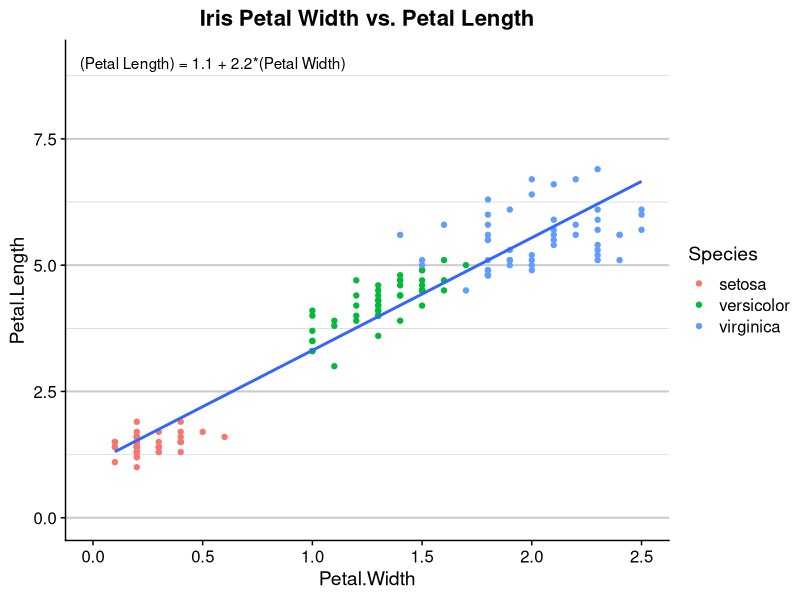
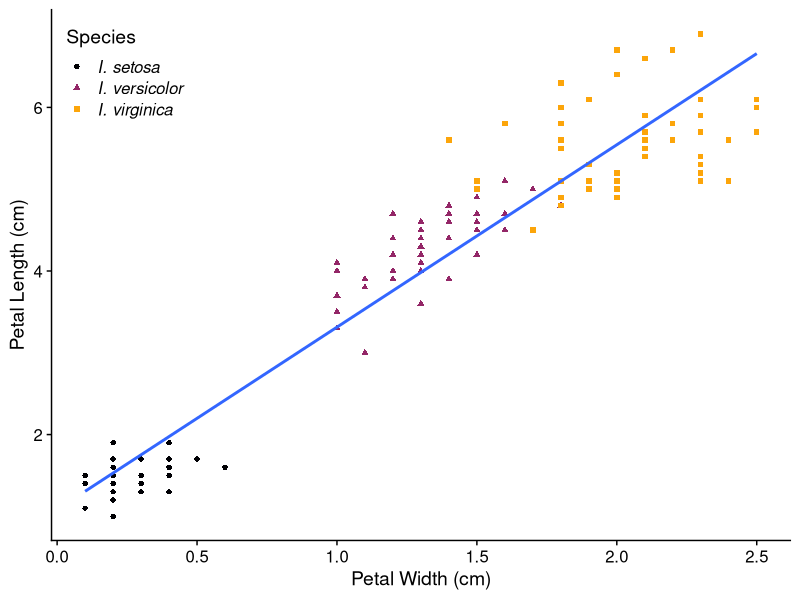
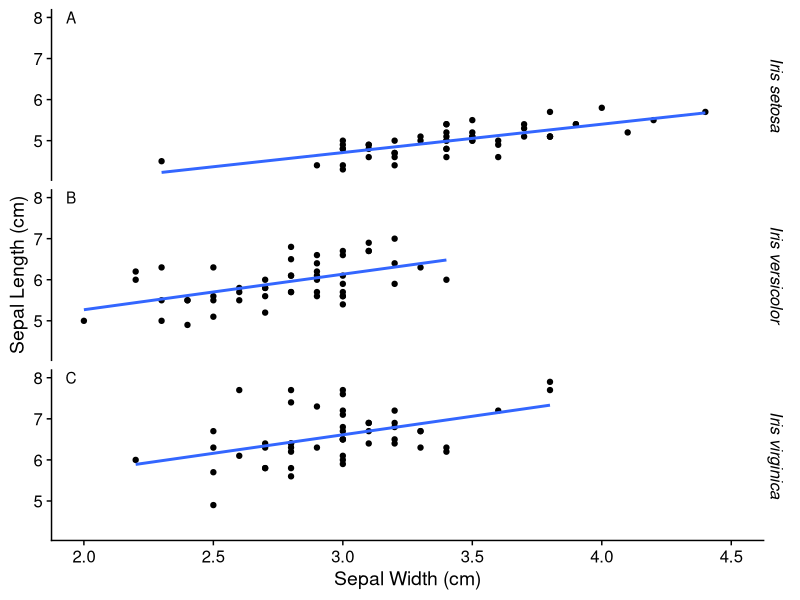
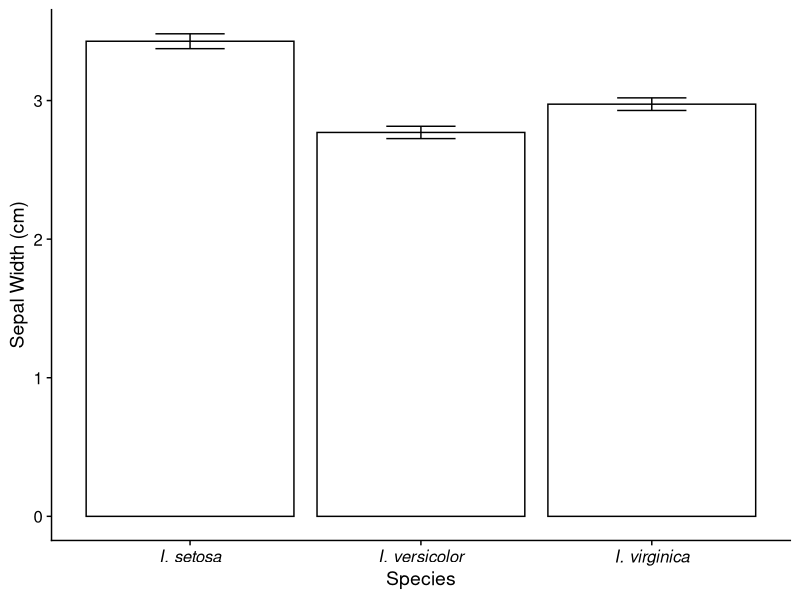
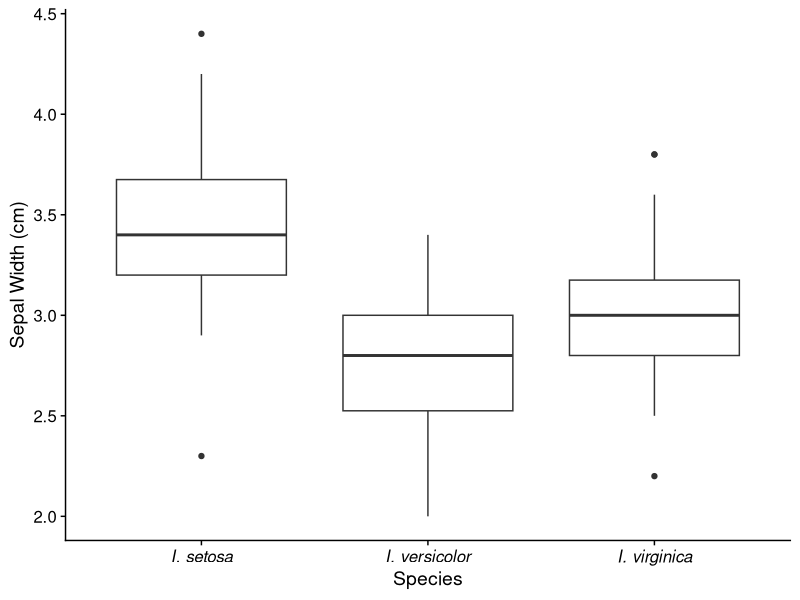
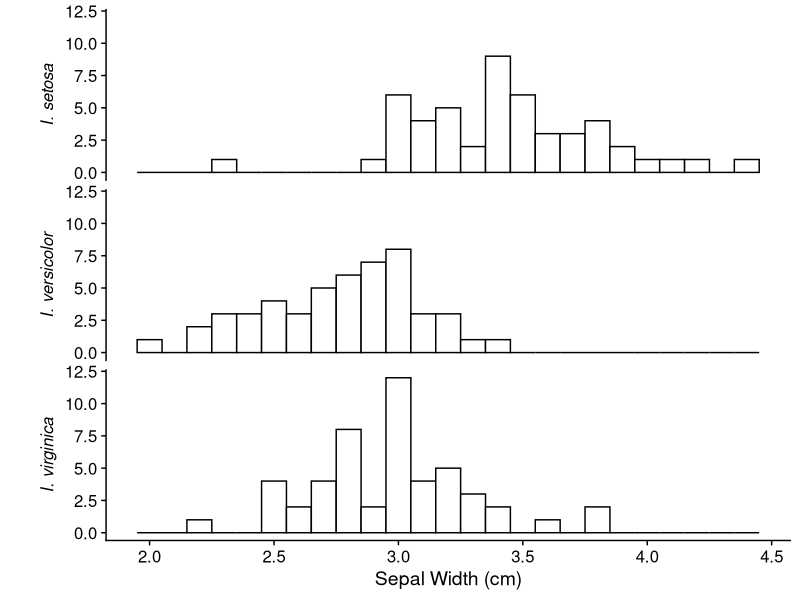
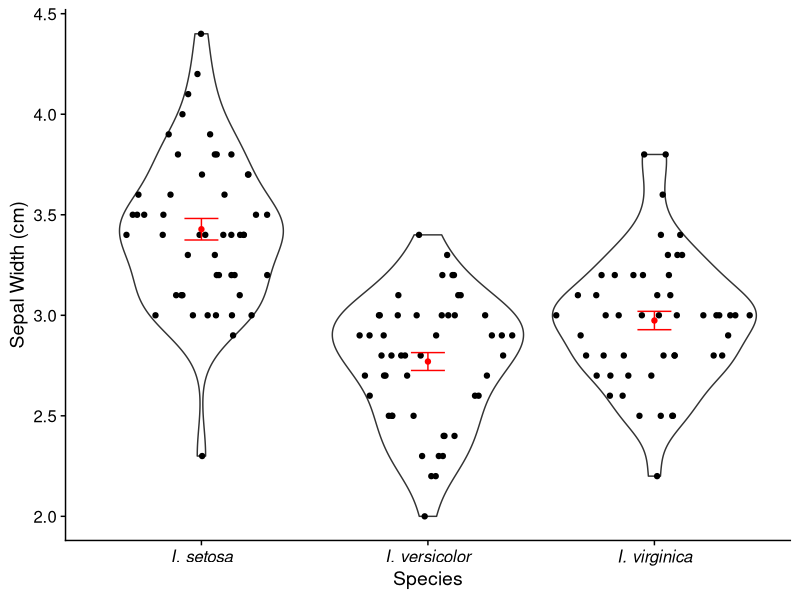
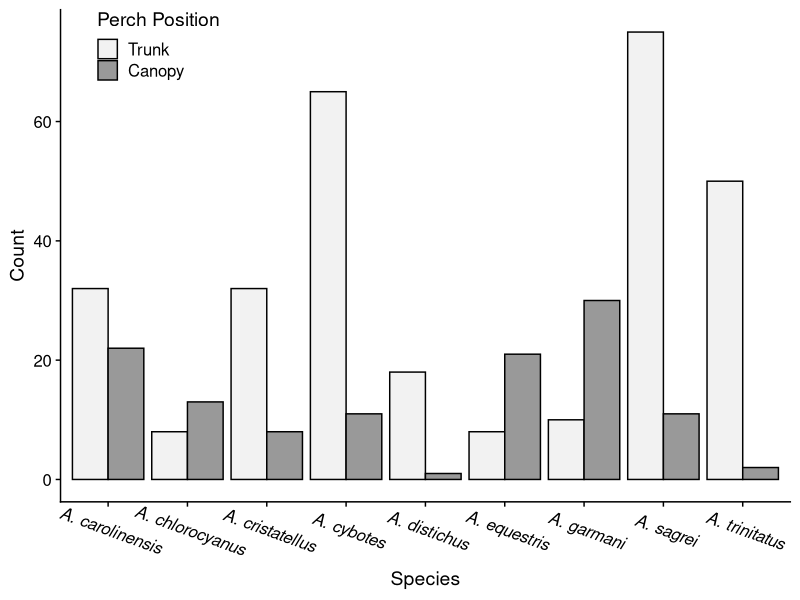

Generate these figures, in order, with R:
## ---- chunk 1
library(ggplot2)
library(cowplot)
library(tidyr)
library(forcats)
library(tibble)
library(ggforce)
library(dplyr)
library(purrr)
library(glue)
theme_set(theme_cowplot())
set.seed(20923) # to keep rngs consistent
## ---- chunk 2
iris_eqn = lm(Petal.Length~Petal.Width, iris) %>% 
  coef %>% as.list %>% 
  map(~round(.x, 1)) %>% 
  glue_data("(Petal Length) = {`(Intercept)`} + {Petal.Width}*(Petal Width)")

iris_smry = summary(lm(Petal.Length~Petal.Width, iris))
iris_smry
anova(lm(Petal.Length~Petal.Width, iris))[["Pr(>F)"]]

# For sepals, now
iris_sep = lm(Sepal.Length~Sepal.Width, iris) 
sep_eqn = iris_sep %>% 
  coef %>% as.list %>% 
  map(~round(.x, 1)) %>% 
  glue_data("(Sepal Length) = {`(Intercept)`} + {Sepal.Width}*(Sepal Width)")

iris_smry_sep = summary(iris_sep)
iris_smry_sep
anova(iris_sep)[["Pr(>F)"]][1]
## ---- chunk 3
# First, style guidelines
# Bad legends

ggplot(iris, aes(x = Petal.Width, y = Petal.Length)) +
  geom_point(aes(color = Species)) + ylim(0, 9) +
  theme(panel.grid.major.y  = element_line(color = grey(.8), size = .7),
        panel.grid.minor.y  = element_line(color = grey(.8), size = .2), 
        plot.title = element_text(hjust = .5)) +
  geom_smooth(aes(), method = "lm", se = FALSE) + 
  geom_text(label = iris_eqn, hjust = 0.05, data =   
              data.frame(Petal.Width = 0, Petal.Length = 9)) +
  ggtitle("Iris Petal Width vs. Petal Length")


## ---- chunk 4
iris %>% mutate(Species = glue("I. {Species}")) %>% 
ggplot(aes(x = Petal.Width, y = Petal.Length)) +
  geom_point(aes(color = Species, shape = Species)) + 
  geom_smooth(aes(), method = "lm", se = FALSE) + 
  ylab("Petal Length (cm)") + xlab("Petal Width (cm)") +
  scale_color_viridis_d(end = .8, option = "inferno") + 
  theme(legend.text = element_text(face = "italic"),
        legend.position =c(0.02, .88))

## ---- chunk 5
iris %>% mutate(Species = glue("Iris {Species}")) %>% 
ggplot(aes(x = Sepal.Width, y = Sepal.Length)) +
  geom_point() + 
  facet_grid(Species~.) + 
  geom_smooth(aes(), method = "lm", se = FALSE) + 
  ylab("Sepal Length (cm)") + xlab("Sepal Width (cm)") +
  scale_color_viridis_d(end = .8, option = "inferno") + 
  theme(strip.background = element_blank(), 
        strip.text =element_text(face = "italic")) + 
  geom_text(aes(label = label), data = tibble(
    Sepal.Width = 1.95, Sepal.Length = 8, label = LETTERS[1:3], 
    Species = glue("Iris {unique(iris$Species)}"))) + 
  coord_cartesian(xlim = c(2, 4.5))
## ---- chunk 6
iris_dyn = iris %>% group_by(Species) %>% 
  summarize(y = mean(Sepal.Width), 
          se = sd(Sepal.Width)/sqrt(n())) %>% 
  mutate(Species = paste0("I. ", Species))
ggplot(iris_dyn, aes(x = Species, y )) + 
  geom_col(fill = "white", color = "black") + 
  geom_errorbar(aes(ymin = y-se, ymax = y+se), width = .3) +
  ylab("Sepal Width (cm)") + 
  theme(axis.text.x = element_text(face = "italic"))

## ---- chunk 7
iris %>% mutate(Species = paste("I.", Species)) %>% 
  ggplot(aes(x = Species, Sepal.Width )) + 
  geom_boxplot() + 
  ylab("Sepal Width (cm)") + 
  theme(axis.text.x = element_text(face = "italic"))

## ---- chunk 8
iris %>% mutate(Species = paste("I.", Species)) %>% 
  ggplot(aes(x = Sepal.Width )) + 
  geom_histogram(fill = "white", color = "black", binwidth = .1) + 
  facet_grid(Species~., switch = "both") + 
  xlab("Sepal Width (cm)") + 
  theme(strip.text = element_text(face = "italic"),
        strip.background = element_blank(),
        strip.placement = "outside") + ylab("")

## ---- chunk 9
iris %>% mutate(Species = paste("I.", Species)) %>% 
  ggplot(aes(x = Species, Sepal.Width )) + 
  geom_violin() + 
  geom_sina() + 
  geom_errorbar(aes(y = y, ymin = y - se, ymax = y + se), 
                color = "red", data = iris_dyn, width = .15)+
  geom_point(aes(y = y), color = "red", data = iris_dyn)+
  ylab("Sepal Width (cm)") + 
  theme(axis.text.x = element_text(face = "italic"))

## ---- chunk 10

anole_classes = tribble(
~"Species",          ~"Ecomorph",      
"A. chlorocyanus",   "Trunk-crown",
"A. cristatellus",   "Trunk-ground",
"A. cybotes",        "Trunk-ground",
"A. distichus",      "Trunk",
"A. equestris",      "Crown Giant",
"A. garmani",        "Crown Giant",
"A. carolinensis",   "Trunk-crown",
"A. sagrei",         "Trunk-ground",
"A. trinitatus",     "Ground-ish")
set.seed(123); anole_dat = anole_classes %>% 
  distinct(Ecomorph) %>% 
  mutate(ground_prob = c(.25, .75, .5, .1, .9)) %>% 
  right_join(anole_classes, by = "Ecomorph") %>% 
  mutate(count = rpois(9, 3.5)*5 + rpois(9, 6)) %>% 
  mutate(Trunk = rbinom(9, count, ground_prob),
         Canopy = count - Trunk) %>%
  select(Species, Ecomorph, Trunk, Canopy) %>% 
  # Add in trunk bias
  mutate(Trunk = round(Trunk * 2.5)) %>% 
  gather(key = "Perch", value = "Count", Trunk, Canopy) %>% 
  mutate(Perch = factor(Perch, levels = c("Trunk", "Canopy")))

## ---- chunk 11

anole_dat %>% 
  ggplot(aes(x = Species, y = Count, group = Perch)) + 
  geom_col(aes(fill = Perch), color = "black", position = position_dodge()) +
  scale_fill_manual(values = c(grey(.95), grey(.6)), 
                    name = "Perch Position") +
    theme(axis.text.x = element_text(face = "italic", 
                                 angle = -20, hjust = 0.5, vjust = -.2),
        legend.position = c(0.05,1), #legend.direction = "horizontal", 
        legend.justification = c(0,1))
## ---- chunk 12

desc_cnt_lvls = anole_dat %>% group_by(Species) %>% 
  summarize(n = sum(Count)) %>% arrange(desc(n)) %>% pull(Species)
anole_dat %>% arrange(desc(Count)) %>% 
  mutate(Species = factor(Species, levels = desc_cnt_lvls)) %>% 
  ggplot(aes(x = Species, y = Count, group = Perch)) + 
  geom_col(aes(fill = Perch), color = "black") +
  scale_fill_manual(values = c(grey(.95), grey(.6)), 
                    name = "Perch Position") +
theme(axis.text.x = element_text(face = "italic", 
                                 angle = -20, hjust = 0.5, vjust = -.2),
        legend.position = c(1,1), legend.direction = "horizontal", 
        legend.justification = c(1,1))
## ---- chunk 13

anole_dat %>% arrange(Perch, desc(Count)) %>% 
  mutate(Species = fct_inorder(Species)) %>% 
  ggplot(aes(x = Species, y = Count, group = Perch)) + 
  geom_col(aes(fill = Perch), color = "black", position = position_dodge()) +
  scale_fill_manual(values = c(grey(.95), grey(.6)), 
                    name = "Perch Position") +
  theme(axis.text.x = element_text(face = "italic", 
                                 angle = -20, hjust = 0.5, vjust = -.2),
        legend.position = c(1,1), legend.direction = "horizontal", 
        legend.justification = c(1,1))
## ---- chunk 14

anole_freq = anole_dat %>% group_by(Perch) %>% 
  mutate(Frequency = Count/sum(Count)) %>% ungroup %>% 
  arrange(Perch, desc(Frequency) )
anole_freq %>%  
  mutate(Species = fct_inorder(Species)) %>% 
  ggplot(aes(x = Species, y = Frequency, group = Perch)) + 
  geom_col(aes(fill = Perch), color = "black", position = position_dodge()) +
  scale_fill_manual(values = c(grey(.95), grey(.6)), 
                    name = "Perch Position") +
  theme(axis.text.x = element_text(face = "italic", 
                                 angle = -20, hjust = 0.5, vjust = -.2),
        legend.position = c(0.05,1), legend.direction = "horizontal", 
        legend.justification = c(.0,1)) +
  ylab("Proportion of species\nat each perch position")
## ---- chunk 15

anole_freq1 = anole_dat %>% group_by(Species) %>% 
  mutate(Frequency = Count/sum(Count)) %>% ungroup %>% 
  arrange(Perch, Frequency) 
anole_freq1 %>%  
  mutate(Species = fct_inorder(Species)) %>% 
  ggplot(aes(x = Species, y = Frequency, group = Perch)) + 
  geom_col(aes(fill = Perch), color = "black") +
  scale_fill_manual(values = c(grey(.95), grey(.6)), 
                    name = "Perch\nPosition") +
  theme(axis.text.x = element_text(face = "italic", 
                                 angle = -20, hjust = 0, vjust = 1)) +
  ylab("Frequency of each species at perch position")
## ---- chunk 16

# When comparing groups

anole_diff_dat = anole_freq %>% group_by(Species) %>% 
  summarize(lowest = min(Frequency), highest = max(Frequency),
            which_higher = Perch[Frequency == highest]) %>% 
  arrange(desc(lowest))
anole_diff_dat %>%  
  mutate(Species = fct_inorder(Species)) %>% 
  ggplot(aes(x = Species)) + 
  geom_col(aes(y = highest, fill = which_higher), color = "black") +
  geom_col(aes(y = lowest), fill = "white", color = "black") +
  scale_fill_viridis_d(begin = .2, end = .81,
                    name = "More frequent\nperch position") +
  theme(axis.text.x = element_text(face = "italic", 
                                 angle = -20, hjust = 0.5, vjust = -.2),
        legend.position = c(1,1), legend.direction = "vertical", 
        legend.justification = c(1,1)) +
  ylab("Proportion of species \nat each perch position")
## ---- chunk 17
table_1_df = tibble::tibble(
  Group = LETTERS[1:3], N = c(10, 15, 12), 
  Mean = c(35.33, 42.61, 22.00), 
  `Std. Dev.` = c(3.53, 4.62, 2.97),
  Min. = c(30.74,36.36,17.99),
  Max. = c(37.02, 49.17, 26.38)
)
knitr::kable(table_1_df, booktabs = TRUE,
             caption = "Standard length of three populations of rainbow trout (*Oncorhynchus mykiss*) in Southern Appalachian streams.  Group A was collected from the New River, group B from the Watauga River and group C from Winkler Creek.", )
